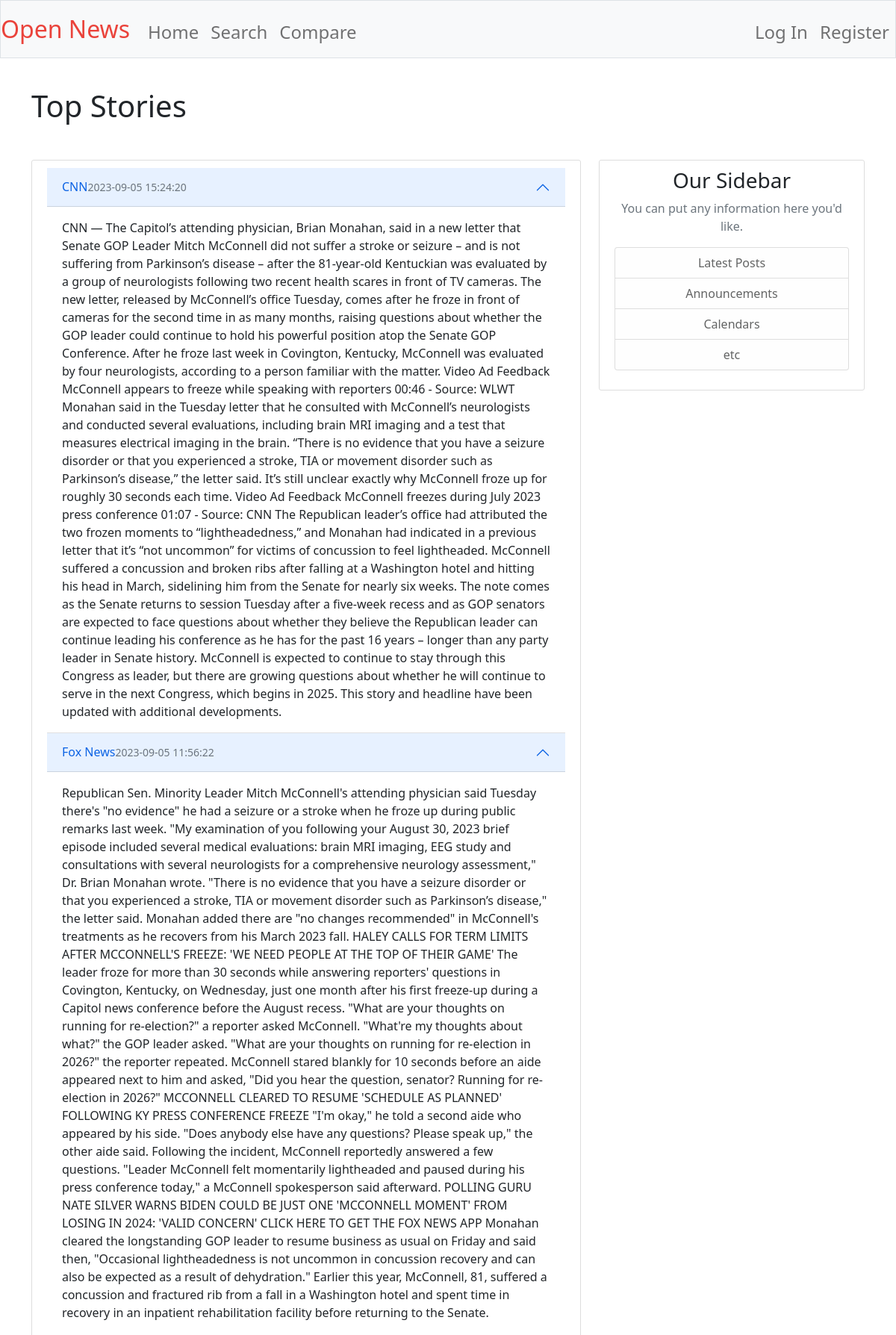
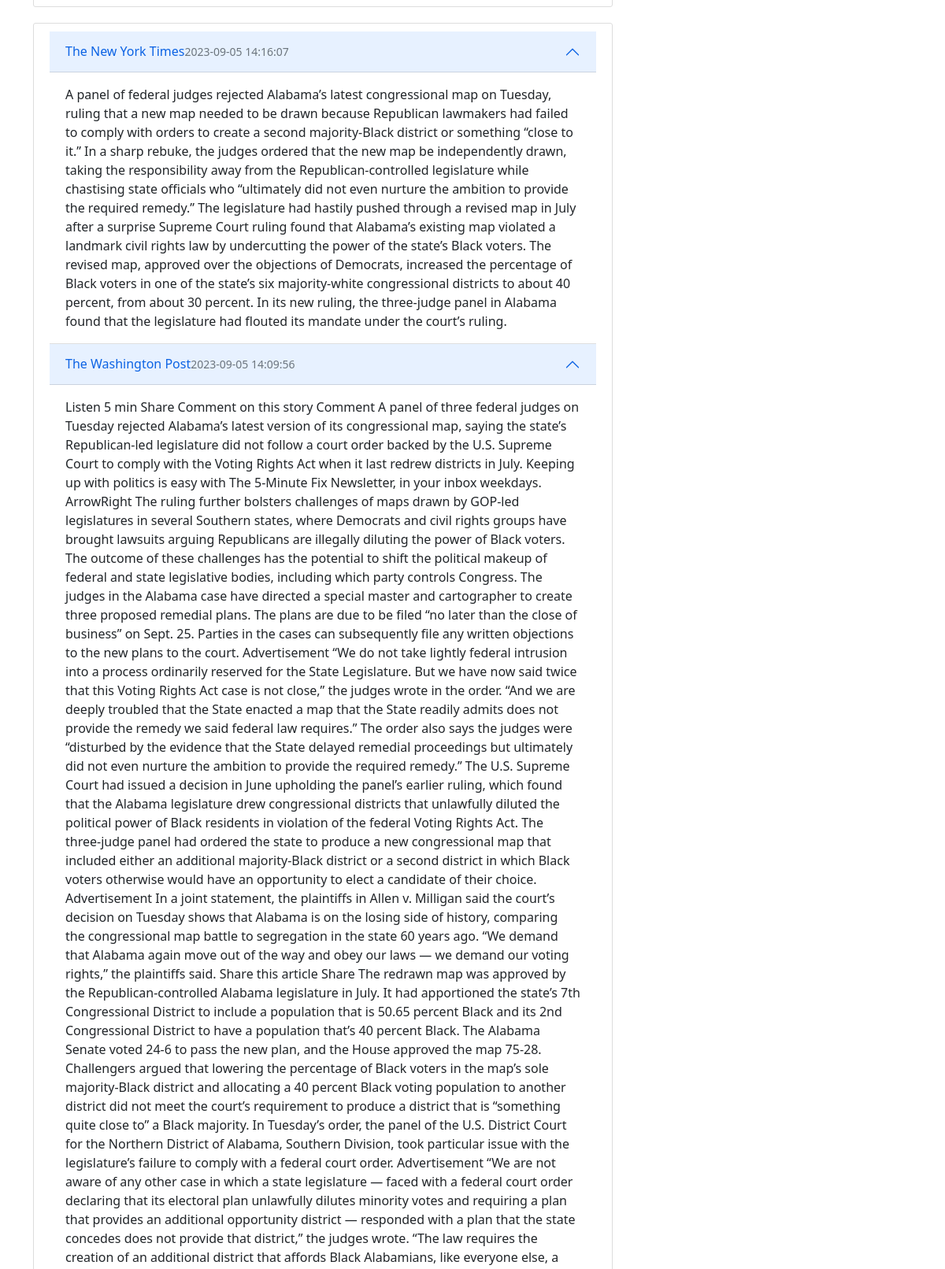
The page /home (upper part) on the database its author committed (2 pictures, top to bottom).
### opennews/models.py (models this page shows, shortened)
class Article(db.Model):
    id             = db.Column(db.Integer, primary_key = True)
    url            = db.Column(db.Text, nullable = False, unique = True)
    publisher_id   = db.Column(db.Integer, db.ForeignKey('publisher.id'), nullable = True)
    title          = db.Column(db.Text, nullable = False)
    maintext       = db.Column(db.Text, nullable = False)
    published_date = db.Column(db.DateTime, nullable = False, default = datetime.utcnow)
    event_id       = db.Column(db.Integer, db.ForeignKey('event.id'), nullable = True)
    polarity       = db.Column(db.Numeric(precision=3, scale=2), default = 0, nullable = False)
    subjectivity   = db.Column(db.Numeric(precision=3, scale=2), default = 0, nullable = False)
    entities       = db.relationship('Entity', secondary = article_entity, lazy='subquery', backref=db.backref('article', lazy=True))
    lead           = db.Column(db.Text, nullable = False)
    """
    # https://docs.sqlalchemy.org/en/20/orm/extensions/hybrid.html
    @hybrid_method
    def cosine_similarity(self, other):
        return compute_cosine_CV(other, split(self.lead), tokenized = False)

    @hybrid_property
    def split(self):

    @cosine_similarity.expression
    def cosine_similarity(cls, other):
        return compute_cosine_CV(other, cls.lead, tokenized = False)
    """

class Publisher(db.Model):
    id          = db.Column(db.Integer, primary_key = True)
    name        = db.Column(db.String(50), nullable = False)
    orientation = db.Column(db.String(2), nullable = False)
    route_url   = db.Column(db.Text, nullable = False)
    country     = db.Column(db.String(30), nullable = False)
    articles    = db.relationship('Article', backref = 'publisher', lazy = True)

### opennews/routes.py (the view)
@app.route("/")
@app.route("/home")
def home():
    utc_dt_aware = datetime.datetime.now(datetime.timezone.utc)
    date_last_day = utc_dt_aware - datetime.timedelta(days=1)
    event_ids =  [event_id[0] for event_id in db.session.query(Article.event_id, func.count(Article.event_id)).group_by(Article.event_id).having(func.count(Article.event_id) >= 2).all()]
    articles = []
    for id in event_ids:
        articles.append(Article.query.filter_by(event_id = id))
    print(articles)
    return render_template("home.html", articles = articles, title = "Top Stories")

### opennews/templates/home.html
{% extends "layout.html" %}
{% block sectiontitle %} {{ title }} {% endblock sectiontitle %}
{% block content %}
    {% for event in articles %}
        <article class="content-section">
            <div class="accordion accordion-flush" id="accordionExample">
            {% for article in event %}
                <div class="accordion-item">
                    <h2 class="accordion-header" id="heading{{article.id}}">
                    <button class="accordion-button" type="button" data-bs-toggle="collapse" data-bs-target="#collapse{{article.id}}" aria-expanded="true" aria-controls="collapse{{article.id}}" href= " {{ article.publisher.route_url }} ">
                        {{ article.publisher.name }}<small class="text-muted">{{ article.published_date }}</small>
                    </button>
                    </h2>
                    <div id="collapse{{article.id}}" class="accordion-collapse collapse show" aria-labelledby="heading{{article.id}}" data-bs-parent="#accordionExample">
                    <div class="accordion-body">
                        {{ article.maintext }}
                    </div>
                    </div>
                </div>
            {% endfor %}
            </div>
        </article>
    {% endfor %}
{% endblock content %}

### opennews/templates/layout.html (shortened to what this page needs)
<!DOCTYPE html>
<html lang = "en">
    <head>
        <link href="https://cdn.jsdelivr.net/npm/bootstrap@5.0.2/dist/css/bootstrap.min.css" rel="stylesheet">
        <link rel="stylesheet" type = "text/css" href="/static/styles.css">
    </head>
    <body>
        <nav class="navbar navbar-expand-lg navbar-light bg-light border">
            <a class="navbar-brand" href="#"><span class="red">Open News</span></a>
            <div class="collapse navbar-collapse" id="navbarSupportedContent">
              <ul class="navbar-nav mr-auto mt-2">
                <li class="nav-item"><a class="nav-link" href="#">Home</a></li>
                <li class="nav-item"><a class="nav-link" href="#">Search</a></li>
                <li class="nav-item"><a class="nav-link" href="#">Compare</a></li>
              </ul>
              {% if current_user.is_authenticated %}
                <ul class="navbar-nav ms-auto mt-2">
                  <li class="nav-item"><a class="nav-link" href="{{ url_for('profile') }}">Profile</a></li>
                  <li class="nav-item"><a class="nav-link" href="{{ url_for('logout') }}">Log Out</a></li>
                </ul>
              {% else %}
              <ul class="navbar-nav ms-auto mt-2">
                <li class="nav-item"><a class="nav-link" href="{{ url_for('login') }}">Log In</a></li>
                <li class="nav-item"><a class="nav-link" href="{{ url_for('register') }}">Register</a></li>
              </ul>
              {% endif %}
            </div>
          </nav>
        <h1 class = container> {% block sectiontitle %} {% endblock sectiontitle %} </h1>
        <main role="main" class="container">
            <div class="row">
              <div class="col-md-8">
                {% block content %}{% endblock content %}
              </div>
              <div class="col-md-4">
                <div class="content-section">
                  <h3>Our Sidebar</h3>
                  <p class='text-muted'>You can put any information here you'd like.
                    <ul class="list-group">
                      <li class="list-group-item list-group-item-light">Latest Posts</li>
                      <li class="list-group-item list-group-item-light">Announcements</li>
                      <li class="list-group-item list-group-item-light">Calendars</li>
                      <li class="list-group-item list-group-item-light">etc</li>
                    </ul>
                  </p>
                </div>
              </div>
            </div>
          </main>
    </body>
</html>

### opennews/static/styles.css (style rules this page uses)
nav .navbar-brand { font-size: xx-large; }
nav .nav-link { font-size: x-large; }
nav .navbar-brand .red { color: #ea433b; }
h1 { padding-top: 40px; padding-bottom: 40px; }
main { overflow-x: auto; text-align: center; }
h2 { text-align: left; }
.content-section { background: #ffffff; padding: 10px 20px; border: 1px solid #dddddd; border-radius: 3px; margin-bottom: 20px; }
article { text-align: left; }

### rows shown on the page
Article: publisher.name "CNN", published_date "2023-09-05 15:24:20", maintext "CNN — The Capitol’s attending physician, Brian Monahan, said in a new letter that Senate GOP Leader Mitch McConnell did not suffer a stroke or seizure – and is not suffering from Parkinson’s disease – after the 81-year-old Kentuckian was evaluated by a group of neurologists following two recent health scares in front of TV cameras. The new letter, released by McConnell’s office Tuesday, comes after he froze in front of cameras for the second time in as many months, raising questions about whether the GOP leader could continue to hold his powerful position atop the Senate GOP Conference. After he froze last week in Covington, Kentucky, McConnell was evaluated by four neurologists, according…"
Article: publisher.name "Fox News", published_date "2023-09-05 11:56:22", maintext "Republican Sen. Minority Leader Mitch McConnell's attending physician said Tuesday there's \"no evidence\" he had a seizure or a stroke when he froze up during public remarks last week. \"My examination of you following your August 30, 2023 brief episode included several medical evaluations: brain MRI imaging, EEG study and consultations with several neurologists for a comprehensive neurology assessment,\" Dr. Brian Monahan wrote. \"There is no evidence that you have a seizure disorder or that you experienced a stroke, TIA or movement disorder such as Parkinson’s disease,\" the letter said. Monahan added there are \"no changes recommended\" in McConnell's treatments as he recovers from his March…"
Article: publisher.name "The New York Times", published_date "2023-09-05 14:16:07", maintext "A panel of federal judges rejected Alabama’s latest congressional map on Tuesday, ruling that a new map needed to be drawn because Republican lawmakers had failed to comply with orders to create a second majority-Black district or something “close to it.” In a sharp rebuke, the judges ordered that the new map be independently drawn, taking the responsibility away from the Republican-controlled legislature while chastising state officials who “ultimately did not even nurture the ambition to provide the required remedy.” The legislature had hastily pushed through a revised map in July after a surprise Supreme Court ruling found that Alabama’s existing map violated a landmark civil rights law…"
Article: publisher.name "The Washington Post", published_date "2023-09-05 14:09:56"

### other values the page prints
{{ title }} "Top Stories"
